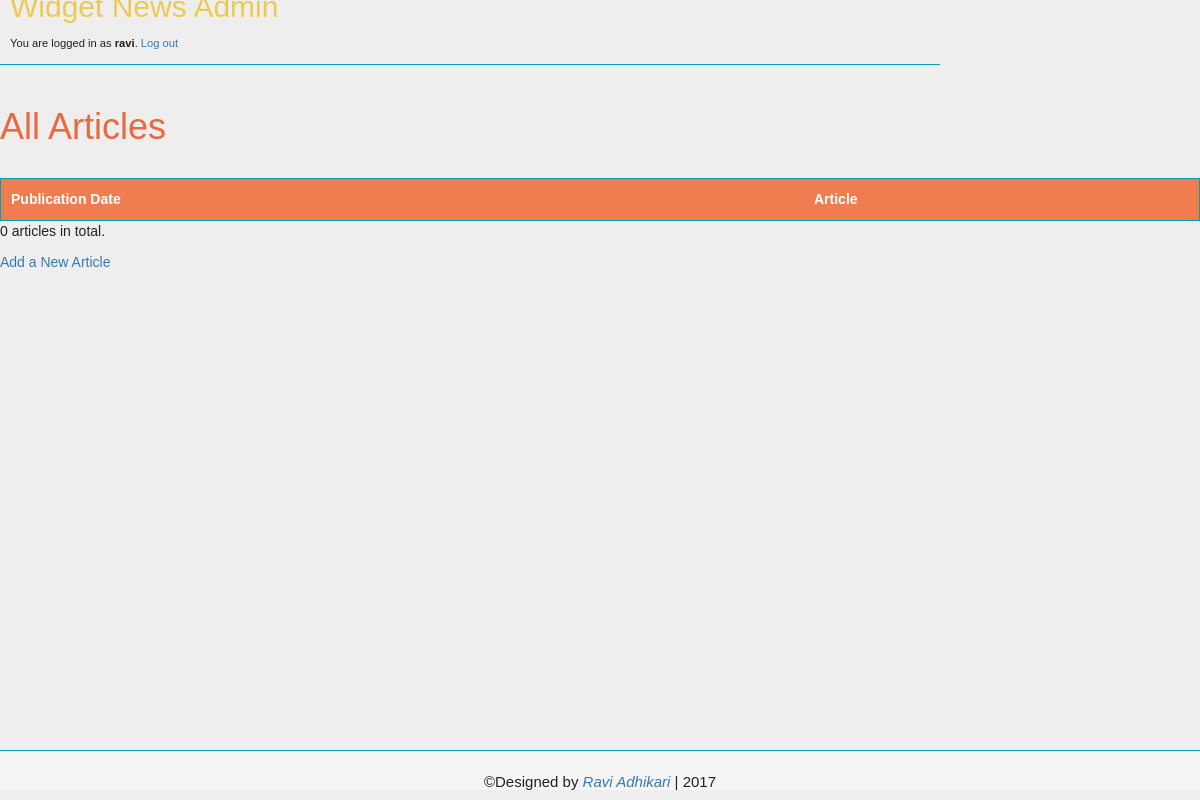
Page /cms/admin.php (signed in) on the earlier database version.
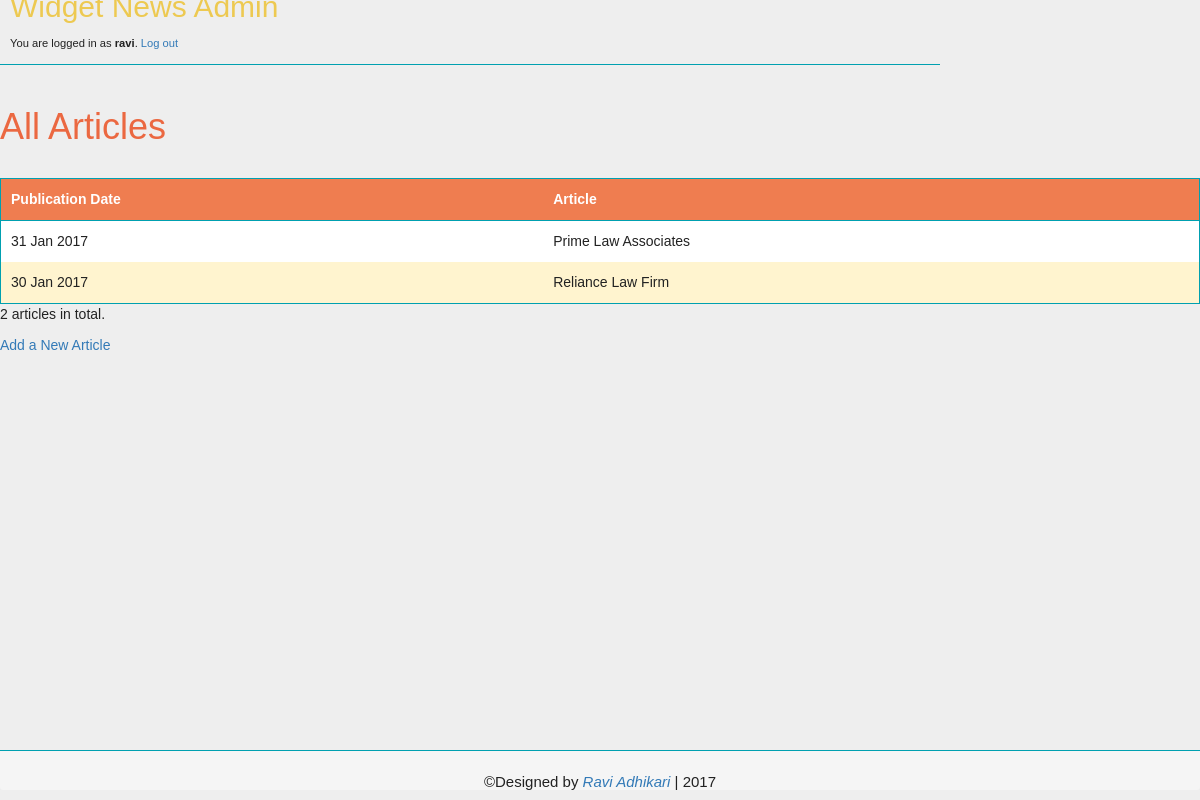
Same page on the later database version.
### tables this page shows
CREATE TABLE `articles` (
  `id` smallint(5) unsigned NOT NULL AUTO_INCREMENT,
  `publicationDate` date NOT NULL,
  `title` varchar(255) NOT NULL,
  `summary` text NOT NULL,
  `content` mediumtext NOT NULL,
  PRIMARY KEY (`id`)
);

### cms/classes/Article.php (called while the page is built, shortened)
<?php
class Article
{
  public function __construct( $data=array() ) {
    if ( isset( $data['id'] ) ) $this->id = (int) $data['id'];
    if ( isset( $data['publicationDate'] ) ) $this->publicationDate = (int) $data['publicationDate'];
    if ( isset( $data['title'] ) ) $this->title = preg_replace ( "/[^\.\,\-\_\'\"\@\?\!\:\$ a-zA-Z0-9()]/", "", $data['title'] );
  }
  public static function getList( $numRows=1000000, $order="publicationDate DESC" ) {
    $conn = new PDO( DB_DSN, DB_USERNAME, DB_PASSWORD );
    $sql = "SELECT SQL_CALC_FOUND_ROWS *, UNIX_TIMESTAMP(publicationDate) AS publicationDate FROM articles
            ORDER BY ".$order. " LIMIT :numRows";
    $st = $conn->prepare( $sql );
    $st->bindValue( ":numRows", $numRows, PDO::PARAM_INT );
    $st->execute();
    $list = array();
    while ( $row = $st->fetch() ) {
      $article = new Article( $row );
      $list[] = $article;
    }
    $sql = "SELECT FOUND_ROWS() AS totalRows";
    $totalRows = $conn->query( $sql )->fetch();
    return ( array ( "results" => $list, "totalRows" => $totalRows[0] ) );
  }
}
?>

### cms/templates/admin/listArticles.php (the view, shortened to what this page needs)
<?php include "templates/include/header.php" ?>
      <div id="adminHeader">
        <h2>Widget News Admin</h2>
        <p>You are logged in as <b><?php echo htmlspecialchars( $_SESSION['username']) ?></b>. <a href="admin.php?action=logout"?>Log out</a></p>
      </div>
      <h1>All Articles</h1>
      <table>
        <tr>
          <th>Publication Date</th>
          <th>Article</th>
        </tr>
<?php foreach ( $results['articles'] as $article ) { ?>
        <tr onclick="location='admin.php?action=editArticle&amp;articleId=<?php echo $article->id?>'">
          <td><?php echo date('j M Y', $article->publicationDate)?></td>
          <td>
            <?php echo $article->title?>
          </td>
        </tr>
<?php } ?>
      </table>
      <p><?php echo $results['totalRows']?> article<?php echo ( $results['totalRows'] != 1 ) ? 's' : '' ?> in total.</p>
      <p><a href="admin.php?action=newArticle">Add a New Article</a></p>
<?php include "templates/include/footer.php" ?>

Differences in the rows shown:
added articles: publicationDate "31 Jan 2017", title "Prime Law Associates"
added articles: publicationDate "30 Jan 2017", title "Reliance Law Firm"
Other differences:
$results['totalRows']: "0" → "2"
